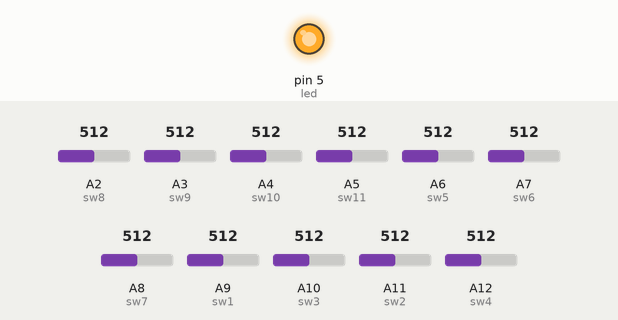
This sketch was run on a simulated Arduino Mega 2560, built with avr-gcc and run on an emulated ATmega2560. On the bench: output pins drawn as LEDs (lit = HIGH). Inputs (shaded band) come from the test bench; at power-on: A2 (sw8) = 512, A3 (sw9) = 512, A4 (sw10) = 512, A5 (sw11) = 512, A6 (sw5) = 512, A7 (sw6) = 512, A8 (sw7) = 512, A9 (sw1) = 512, A10 (sw3) = 512, A11 (sw2) = 512, A12 (sw4) = 512. The modem accepts every AT command (registered, SIM ready, sends succeed) and sends nothing else; what the sketch prints to the serial monitor is not drawn.

Above: at 5.9 s.
Timing chart, 0 to 8.9 s (numbered marks = the images above):
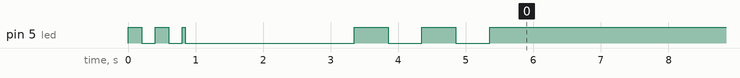

The sketch:

APM_remote_code.ino
```cpp
int led=5;
int sw1=9,sw2=11,sw3=10,sw4=12,sw5=6,sw6=7,sw7=8,sw8=2,sw9=3,sw10=4,sw11=5,fl;
void setup() {
  // put your setup code here, to run once:
  Serial.begin(9600);
  Serial1.begin(38400);

  pinMode(led,OUTPUT);
  digitalWrite(led,1);
  delay(200);
  digitalWrite(led,0);
  delay(200);
  digitalWrite(led,1);
  delay(200);
  digitalWrite(led,0);
  delay(200);

  while(true)
  {
    int v8=analogRead(sw8);
    int v9=analogRead(sw9);
    if(v8>=400)
    {
      digitalWrite(led,1);
      delay(50);
      fl=8;
      digitalWrite(led,0);
      break;
    }
    else if(v9>=400)
    {
      digitalWrite(led,1);
      delay(50);
      fl=9;
      digitalWrite(led,0);
      break;
    }
  }
  Serial1.write("AT");
  Serial1.write("\r\n");
  delay(500);
  Serial1.write("AT+INIT");
  Serial1.write("\r\n");
  delay(500);
  if(fl==8)
    Serial1.write("AT+PAIR=0021,13,03417E,30");
  else if(fl==9)
    Serial1.write("AT+PAIR=2015,12,073067,30");


  Serial1.write("\r\n");
  delay(500);

  if(fl==8)
    Serial1.write("AT+LINK=0021,13,03417E");
  else if(fl==9)
    Serial1.write("AT+LINK=2015,12,073067");

  Serial1.write("\r\n");
  delay(500);
  digitalWrite(led,0);
  delay(500);
  digitalWrite(led,1);
  delay(500);
  digitalWrite(led,0);
  delay(500);
  digitalWrite(led,1);
  delay(500);
  digitalWrite(led,0);
  delay(500);
  digitalWrite(led,1);
  delay(500);
  digitalWrite(led,0);
  Serial.println("Ready");


}

void loop() {

      int v1=analogRead(sw1);
      int v2=analogRead(sw2);
      int v3=analogRead(sw3);
      int v4=analogRead(sw4);
      int v5=analogRead(sw5);
      int v6=analogRead(sw6);
      int v7=analogRead(sw7);
      int v8=analogRead(sw8);
      int v9=analogRead(sw9);
      int v10=analogRead(sw10);
      int v11=analogRead(sw11);


      if(v1>=400)
      {
        digitalWrite(led,1);
        Serial1.write("F\n");
        delay(50);
      }

      else if(v2>=400)
      {
        digitalWrite(led,1);
        Serial1.write("R\n");
        delay(50);
      }
      else if(v3>=400)
      {
        digitalWrite(led,1);
        Serial1.write("L\n");
        delay(50);
      }

      else if(v4>=400)
      {
        digitalWrite(led,1);
        Serial1.write("B\n");
        delay(50);
      }

      else if(v5>=400)
      {
        digitalWrite(led,1);
        Serial1.write("H\n");
        delay(150);
      }

      else if(v8>=400)
      {
        digitalWrite(led,1);
        Serial1.write("C\n");
        delay(50);
      }

      else if(v9>=400)
      {
        digitalWrite(led,1);
        Serial1.write("O\n");
        delay(50);
      }

      else if(v10>=400)
      {
        digitalWrite(led,1);
        Serial1.write("U\n");
        delay(50);
      }

      else if(v11>=400)
      {
        digitalWrite(led,1);
        Serial1.write("D\n");
        delay(50);
      }


  // put your main code here, to run repeatedly:

  digitalWrite(led,0);
}
```
